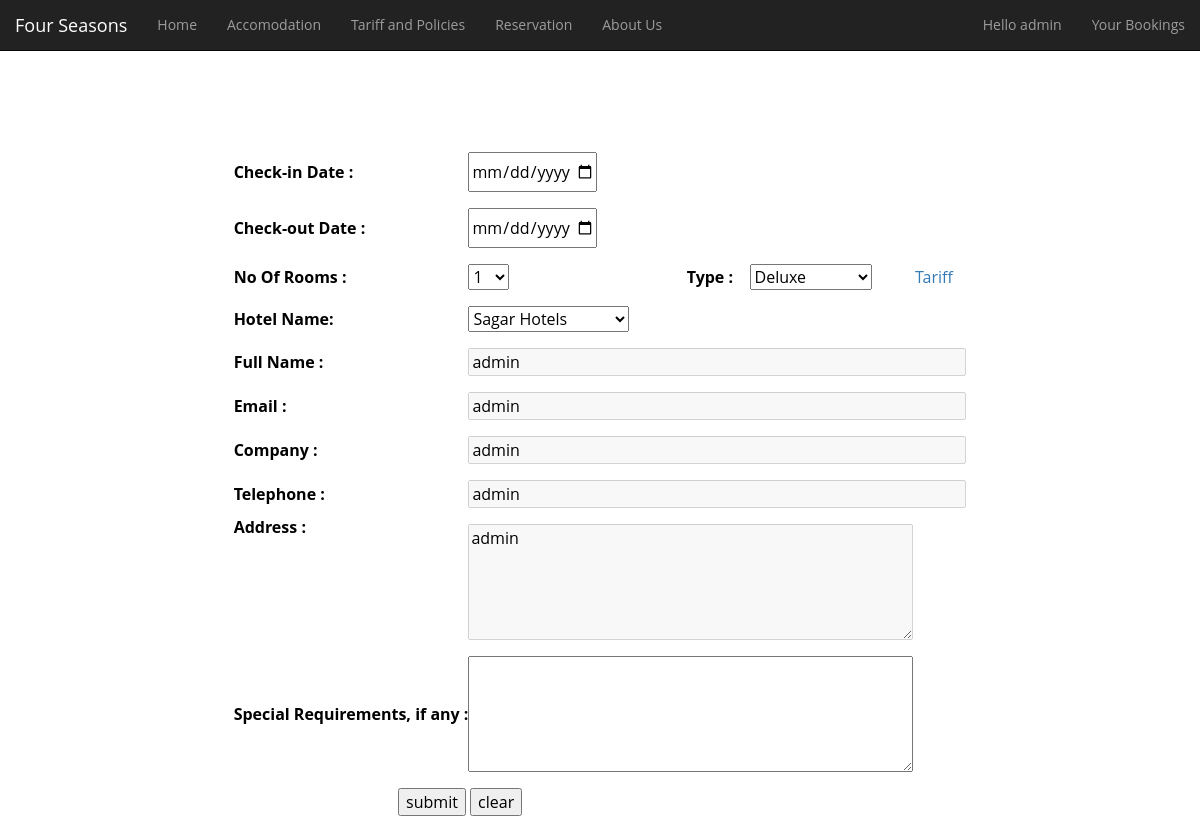
Screenshot of /reservation.php (signed in) with the database file from the repository.
### tables this page shows
CREATE TABLE `user` (
  `Userid` varchar(20) NOT NULL DEFAULT '',
  `Password` varchar(20) NOT NULL DEFAULT '',
  `User Name` varchar(100) NOT NULL DEFAULT '',
  `User Email` varchar(100) NOT NULL DEFAULT '',
  `User Company` varchar(50) NOT NULL DEFAULT '',
  `User Phone` varchar(20) NOT NULL DEFAULT '',
  `User Address` varchar(200) NOT NULL DEFAULT ''
);

### reservation.php (the view, shortened to what this page needs)
?><html>
<head>
</head>
<body bgcolor="#fff">
<?php
	include "index6.php";
?>
<br><br>
<form action="addres.php" method="POST" name="f1">
<br><br>
<table  border=0 align=center>
<tr>
	<th align=left>Check-in Date   :</th>
	<td>
		 <input type="date" name="cid" max="2979-12-31" ><br>
	</td>
</tr>
<tr>
	<th align=left>Check-out Date   :</th>
	<td>
		 <input type="date" name="cod" max="2979-12-31"><br>
	</td>
</tr>
<tr>
	<th align=left>No Of Rooms   :</th>
	<td><select name=txtroom>
	<?php
	for($i=1;$i<=20;$i++)
	{
		echo "<option value=$i>$i</option>";
	}
	?>
	</select></td>
	<th align=left>Type   :</th>
	<td>
	<?php
		echo "<select name=txttype>";
		$qup="select * from tariff group by type";
		$con=mysqli_connect("localhost","root","",'hotelmanagement');
		$rs=mysqli_query($con,$qup);
		while($res=mysqli_fetch_row($rs))
		{
			echo "<option value='".$res[0]."'>".$res[0]."</option>";
		}
		echo "</td>";
	?>
	<td><a href=tariff.php>Tariff</a></td>
</tr>
<tr>
    <th align=left>Hotel Name:</th>
    <td>
	<?php
		echo "<select name=txthotel>";
        $query2="select * from hotel";
		$con=mysqli_connect("localhost","root","",'hotelmanagement');
        $hn=mysqli_query($con,$query2);
		while($res=mysqli_fetch_row($hn))
		{
			echo "<option value='".$res[1]."'>".$res[1]."</option>";
		}
		echo "</td>";
	?>
</tr>
<tr>
	<th align=left>Full Name   :</th>
	<td colspan=4><input type=text name=txtname size=50 disabled
        value="<?php
        $user=$_SESSION['username'];
        $query="select `User Name` from `user` where Userid='$user'";
        $con=mysqli_connect("localhost","root","",'hotelmanagement');
        $hn=mysqli_query($con,$query);
        $res=mysqli_fetch_row($hn);
        echo htmlentities($res[0]);
        ?>"></td>
</tr>
<tr>
	<th align=left>Email   :</th>
	<td colspan=4><input type="text" name="txtemail" size=50 disabled
                value="<?php
        $user=$_SESSION['username'];
        $query="select `User Email` from `user` where Userid='$user'";
        $con=mysqli_connect("localhost","root","",'hotelmanagement');
        $hn=mysqli_query($con,$query);
        $res=mysqli_fetch_row($hn);
        echo htmlentities($res[0]);
        ?>"></td>
</tr>
<tr>
	<th align=left>Company   :</th>
	<td colspan=4><input type=text name=txtcompany size=50 disabled
            value="<?php
        $user=$_SESSION['username'];
        $query="select `User Company` from `user` where Userid='$user'";
        $con=mysqli_connect("localhost","root","",'hotelmanagement');
        $hn=mysqli_query($con,$query);
        $res=mysqli_fetch_row($hn);
        echo htmlentities($res[0]);
        ?>"></td>
</tr>
<tr>
	<th align=left>Telephone   :</th>
	<td colspan=4><input type="text" name="txtnumber" size=50 disabled
            value="<?php
        $user=$_SESSION['username'];
        $query="select `User Phone` from `user` where Userid='$user'";
        $con=mysqli_connect("localhost","root","",'hotelmanagement');
        $hn=mysqli_query($con,$query);
        $res=mysqli_fetch_row($hn);
        echo htmlentities($res[0]);
        ?>" ></td>
</tr>
<tr>
	<th align=left valign=top>Address   :</th>
	<td colspan=4><textarea name=txtaddress rows=5 cols=45 disabled><?php
        $user=$_SESSION['username'];
        $query="select `User Address` from `user` where Userid='$user'";
        $con=mysqli_connect("localhost","root","",'hotelmanagement');
        $hn=mysqli_query($con,$query);
        $res=mysqli_fetch_row($hn);
        echo htmlentities($res[0]);
        ?>
        </textarea></td>
</tr>
<tr>
	<th align=left>Special Requirements, if any  :</th>
	<td colspan=4><textarea name=txtspanyreq rows=5 cols=45></textarea>
</tr>
<br />
<br />
<tr>
	<td colspan=2 align=center><input type=button name=s1 value="submit" onClick="checkout()">
	<input type=reset name=s2 value="clear"><a href=reservation.php></a></td>
</tr>
</table>
</form>
</body>
</html>

### css/main.css (style rules this page uses)
body { font-family: 'Open Sans', sans-serif; font-size: 14px; line-height: 24px; color: rgb(0, 0, 0); background-color: #fff; }
td { padding-top: .5em; padding-bottom: .5em; }

### rows the page displays
user: txtname "admin", txtemail "admin", txtcompany "admin", txtnumber "admin", txtaddress "admin"

### other values shown
$_SESSION['username'] "admin"
form field txtroom "1"
form field txttype "Deluxe"
form field txthotel "Sagar Hotels"
